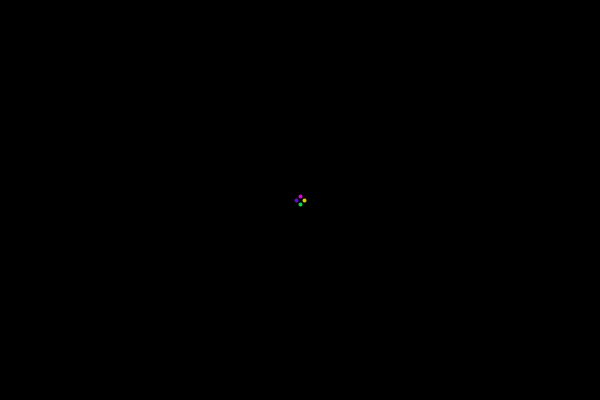
Frame 1 (no input)
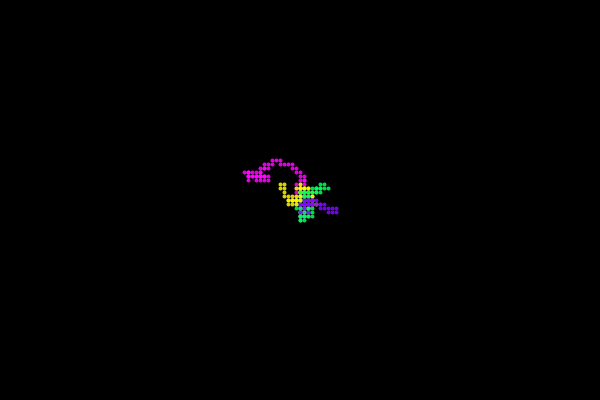
Frame 60 (the mouse pressed at the canvas centre just before this capture)
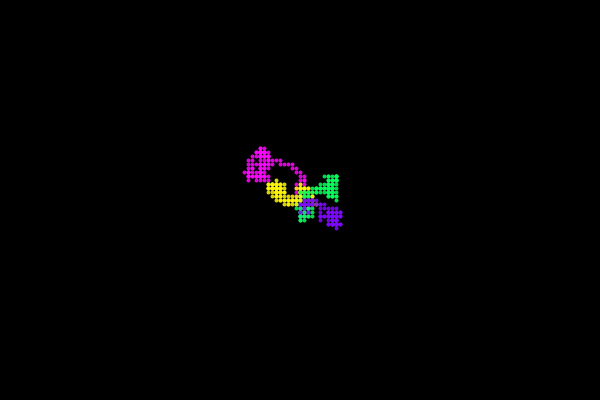
Frame 120 (the mouse held since frame 60 and released just before this capture)

The Processing sketch that drew these frames (run headless with seeded random() and noise(); from frame 60 on, the mouse is pressed at the canvas centre):

// Processing sketch: processing_100421
// ── processing_100421.pde

/* A simple random walker
* Made by: @ramayac
* Press 's' to get a "smokey effect" :)
* Press 'b' in smokey mode to kind of clear the smoke.sr
*/

class Walker{
  int x,y;
  color c;
  int ll = 4;
  
  Walker(color _c){
    x = width/2; 
    y = height/2;
    c = _c;
  }
  
  void step(){
    int d = int(random(4));
    
    switch(d){
      case 0: //up
        y-=ll;
        break;
      case 1: //down
        y+=ll;
        break;
      case 2: //left
        x-=ll;
        break;
      default:
        x+=ll;
        break;
    }
    
    x = constrain(x, 0, width-1);
    y = constrain(y, 0, height-1);
    
  }
  
  void draw(){
    stroke(c, 220);
    strokeWeight(ll);
    point(x,y);
  }
}

Walker w1, w2, w3, w4;
boolean smokey = false;
void setup(){
  size(600,400);
  background(0);
  smooth();
  
  w1 = new Walker(#7C08FA);
  w2 = new Walker(#08FA5A);
  w3 = new Walker(#FAF208);
  w4 = new Walker(#F908FA);
}

PImage img;
void draw(){
  
  if(smokey){
    img = get();
    image(img, -4,-4, width+8, height+8);
  }
  
  w1.step(); w2.step(); w3.step(); w4.step();
  w1.draw(); w2.draw(); w3.draw(); w4.draw();
}

void keyPressed(){
  if(key == 'b' && smokey){ //draw a black dot
    stroke(20);
    point(width/2, height/2);
  } else if(key == 's'){
    smokey = !smokey ;
  }
}
